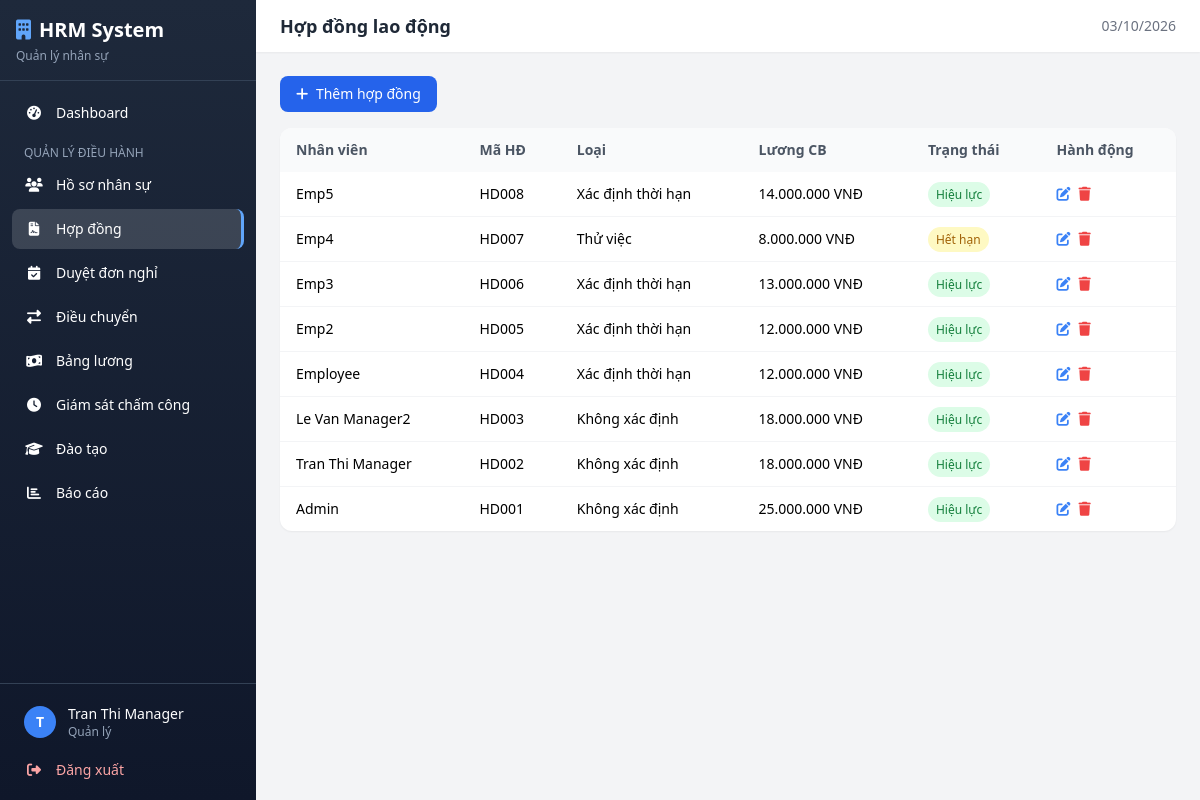
Page /hrm/index.php?page=hopdong (signed in) on the committed database.
### tables this page shows
CREATE TABLE `hopdonglaodong` (
  `MaHopDong` varchar(50) NOT NULL,
  `MaNV` varchar(20) NOT NULL,
  `LoaiHopDong` enum('ThuViec','XacDinhThoiHan','KhongXacDinhThoiHan') NOT NULL,
  `NgayBatDau` date NOT NULL,
  `NgayKetThuc` date DEFAULT NULL,
  `LuongCoBan` decimal(15,2) NOT NULL DEFAULT 0.00,
  `TrangThaiHopDong` enum('HieuLuc','HetHan','HuyBo') DEFAULT 'HieuLuc',
  PRIMARY KEY (`MaHopDong`),
  KEY `MaNV` (`MaNV`),
  CONSTRAINT `hopdonglaodong_ibfk_1` FOREIGN KEY (`MaNV`) REFERENCES `nhanvien` (`MaNV`) ON DELETE CASCADE
);

CREATE TABLE `nhanvien` (
  `MaNV` varchar(20) NOT NULL,
  `HoVaTen` varchar(100) NOT NULL,
  `NgaySinh` date NOT NULL,
  `GioiTinh` enum('Nam','Nu','Khac') NOT NULL,
  `CCCD` varchar(20) NOT NULL,
  `SoDienThoai` varchar(15) NOT NULL,
  `Email` varchar(100) NOT NULL,
  `DiaChiThuongTru` text DEFAULT NULL,
  `MaPhongBan` varchar(20) DEFAULT NULL,
  `MaChucVu` varchar(20) DEFAULT NULL,
  `MaTaiKhoan` int(11) DEFAULT NULL,
  `TrangThaiLamViec` enum('DangLamViec','NghiPhep','DaNghiViec') DEFAULT 'DangLamViec',
  `NgayVaoLam` date NOT NULL,
  PRIMARY KEY (`MaNV`),
  UNIQUE KEY `CCCD` (`CCCD`),
  UNIQUE KEY `Email` (`Email`),
  UNIQUE KEY `MaTaiKhoan` (`MaTaiKhoan`),
  KEY `MaPhongBan` (`MaPhongBan`),
  KEY `MaChucVu` (`MaChucVu`),
  CONSTRAINT `nhanvien_ibfk_1` FOREIGN KEY (`MaPhongBan`) REFERENCES `phongban` (`MaPhongBan`) ON DELETE SET NULL,
  CONSTRAINT `nhanvien_ibfk_2` FOREIGN KEY (`MaChucVu`) REFERENCES `chucvu` (`MaChucVu`) ON DELETE SET NULL,
  CONSTRAINT `nhanvien_ibfk_3` FOREIGN KEY (`MaTaiKhoan`) REFERENCES `taikhoan` (`MaTaiKhoan`) ON DELETE SET NULL
);

### hrm/includes/auth.php (called while the page is built, shortened)
<?php
function getUserName() {
    return $_SESSION['ho_va_ten'] ?? '';
}
function getUserRole() {
    return $_SESSION['vai_tro'] ?? '';
}
function getVaiTroLabel($vaiTro) {
    $labels = [
        'Admin' => 'Quản trị viên',
        'Manager' => 'Quản lý',
        'Employee' => 'Nhân viên'
    ];
    return $labels[$vaiTro] ?? $vaiTro;
}

### hrm/pages/hopdong.php (the view, shortened to what this page needs)
<?php
$role = getUserRole();
$maNV = getMaNV();
if ($role === 'Employee') {
    $stmt = $pdo->prepare("SELECT * FROM HopDongLaoDong WHERE MaNV=? ORDER BY NgayBatDau DESC");
    $stmt->execute([$maNV]);
    $hopDongs = $stmt->fetchAll();
} else {
    $hopDongs = $pdo->query("SELECT h.*, n.HoVaTen FROM HopDongLaoDong h JOIN NhanVien n ON h.MaNV=n.MaNV ORDER BY h.NgayBatDau DESC")->fetchAll();
}
renderHeader('Hợp đồng lao động');
?>
<?php if ($role === 'Manager'): ?>
<button onclick="toggleModal('modal-add-hd', true)" class="bg-blue-600 hover:bg-blue-700 text-white px-4 py-2 rounded-lg text-sm mb-4"><i class="fas fa-plus mr-1"></i> Thêm hợp đồng</button>
<?php endif; ?>
<?php
$loaiHD = ['ThuViec' => 'Thử việc', 'XacDinhThoiHan' => 'Xác định thời hạn', 'KhongXacDinhThoiHan' => 'Không xác định'];
$headers = $role === 'Employee' ? ['Mã HĐ', 'Loại', 'Ngày bắt đầu', 'Ngày kết thúc', 'Lương CB', 'Trạng thái'] : ['Nhân viên', 'Mã HĐ', 'Loại', 'Lương CB', 'Trạng thái', 'Hành động'];
$rows = [];
foreach ($hopDongs as $hd) {
    $badge = match($hd['TrangThaiHopDong']) { 'HieuLuc' => '<span class="px-2 py-1 rounded-full text-xs bg-green-100 text-green-700">Hiệu lực</span>', 'HetHan' => '<span class="px-2 py-1 rounded-full text-xs bg-yellow-100 text-yellow-700">Hết hạn</span>', default => '<span class="px-2 py-1 rounded-full text-xs bg-red-100 text-red-700">Hủy bỏ</span>' };
    $action = '';
    if ($role === 'Manager') {
        $action = '<button onclick=\'editHD('.json_encode($hd).')\' class="text-blue-500 hover:text-blue-700 mr-2"><i class="fas fa-edit"></i></button>'.
        '<form method="POST" class="inline" onsubmit="return confirm(\'Xóa?\')"><input type="hidden" name="action" value="delete"><input type="hidden" name="ma_hop_dong" value="'.$hd['MaHopDong'].'"><button class="text-red-500 hover:text-red-700"><i class="fas fa-trash"></i></button></form>';
    }
    if ($role === 'Employee') {
        $rows[] = [$hd['MaHopDong'], $loaiHD[$hd['LoaiHopDong']]??$hd['LoaiHopDong'], formatDate($hd['NgayBatDau']), formatDate($hd['NgayKetThuc']), formatCurrency($hd['LuongCoBan']), $badge];
    } else {
        $rows[] = [htmlspecialchars($hd['HoVaTen']??''), $hd['MaHopDong'], $loaiHD[$hd['LoaiHopDong']]??$hd['LoaiHopDong'], formatCurrency($hd['LuongCoBan']), $badge, $action];
    }
}
renderTable($headers, $rows);
?>
<?php renderFooter(); ?>

### hrm/includes/layout.php (shortened to what this page needs)
<?php
function renderHeader($pageTitle = 'HRM System') {
    $currentPage = $_GET['page'] ?? 'dashboard';
    $role = getUserRole();
    $userName = getUserName();
?>
<!DOCTYPE html>
<html lang="vi">
<head>
    <script src="https://cdn.tailwindcss.com"></script>
    <link rel="stylesheet" href="https://cdnjs.cloudflare.com/ajax/libs/font-awesome/6.5.1/css/all.min.css">
</head>
<body class="bg-gray-100 min-h-screen">
<div class="flex min-h-screen">
    <aside id="sidebar" class="sidebar w-64 bg-gradient-to-b from-slate-800 to-slate-900 text-white flex-shrink-0 flex flex-col transition-transform duration-300 fixed md:sticky top-0 h-screen overflow-y-auto">
        <div class="p-4 border-b border-slate-700">
            <h1 class="text-xl font-bold flex items-center gap-2">
                <i class="fas fa-building text-blue-400"></i>
                <span>HRM System</span>
            </h1>
            <p class="text-xs text-slate-400 mt-1">Quản lý nhân sự</p>
        </div>
        <nav class="flex-1 p-3 space-y-1">
            <a href="?page=dashboard" class="sidebar-link flex items-center gap-3 px-3 py-2.5 rounded-lg text-sm <?= $currentPage === 'dashboard' ? 'active' : '' ?>">
                <i class="fas fa-tachometer-alt w-5 text-center"></i> Dashboard
            </a>
            <?php if ($role === 'Manager'): ?>
            <p class="text-xs text-slate-400 px-3 pt-2 uppercase">Quản lý điều hành</p>
            <a href="?page=nhanvien" class="sidebar-link flex items-center gap-3 px-3 py-2.5 rounded-lg text-sm <?= $currentPage === 'nhanvien' ? 'active' : '' ?>">
                <i class="fas fa-users w-5 text-center"></i> Hồ sơ nhân sự
            </a>
            <a href="?page=hopdong" class="sidebar-link flex items-center gap-3 px-3 py-2.5 rounded-lg text-sm <?= $currentPage === 'hopdong' ? 'active' : '' ?>">
                <i class="fas fa-file-contract w-5 text-center"></i> Hợp đồng
            </a>
            <a href="?page=donxinnghi" class="sidebar-link flex items-center gap-3 px-3 py-2.5 rounded-lg text-sm <?= $currentPage === 'donxinnghi' ? 'active' : '' ?>">
                <i class="fas fa-calendar-check w-5 text-center"></i> Duyệt đơn nghỉ
            </a>
            <a href="?page=dieuchuyen" class="sidebar-link flex items-center gap-3 px-3 py-2.5 rounded-lg text-sm <?= $currentPage === 'dieuchuyen' ? 'active' : '' ?>">
                <i class="fas fa-exchange-alt w-5 text-center"></i> Điều chuyển
            </a>
            <a href="?page=bangluong" class="sidebar-link flex items-center gap-3 px-3 py-2.5 rounded-lg text-sm <?= $currentPage === 'bangluong' ? 'active' : '' ?>">
                <i class="fas fa-money-bill-wave w-5 text-center"></i> Bảng lương
            </a>
            <a href="?page=chamcong" class="sidebar-link flex items-center gap-3 px-3 py-2.5 rounded-lg text-sm <?= $currentPage === 'chamcong' ? 'active' : '' ?>">
                <i class="fas fa-clock w-5 text-center"></i> Giám sát chấm công
            </a>
            <a href="?page=daotao" class="sidebar-link flex items-center gap-3 px-3 py-2.5 rounded-lg text-sm <?= $currentPage === 'daotao' ? 'active' : '' ?>">
                <i class="fas fa-graduation-cap w-5 text-center"></i> Đào tạo
            </a>
            <a href="?page=baocao" class="sidebar-link flex items-center gap-3 px-3 py-2.5 rounded-lg text-sm <?= $currentPage === 'baocao' ? 'active' : '' ?>">
                <i class="fas fa-chart-bar w-5 text-center"></i> Báo cáo
            </a>
            <?php endif; ?>
        </nav>
        <div class="p-3 border-t border-slate-700">
            <div class="flex items-center gap-3 px-3 py-2">
                <div class="w-8 h-8 bg-blue-500 rounded-full flex items-center justify-center text-sm font-bold"><?= strtoupper(substr($userName, 0, 1)) ?></div>
                <div class="flex-1 min-w-0">
                    <p class="text-sm font-medium truncate"><?= htmlspecialchars($userName) ?></p>
                    <p class="text-xs text-slate-400"><?= getVaiTroLabel($role) ?></p>
                </div>
            </div>
            <a href="?page=logout" class="sidebar-link flex items-center gap-3 px-3 py-2 rounded-lg text-sm text-red-300 mt-1">
                <i class="fas fa-sign-out-alt w-5 text-center"></i> Đăng xuất
            </a>
        </div>
    </aside>
    <main class="flex-1 min-w-0">
        <header class="bg-white shadow-sm sticky top-0 z-40">
            <div class="flex items-center justify-between px-4 md:px-6 py-3">
                <h2 class="text-lg font-semibold text-gray-800"><?= $pageTitle ?></h2>
                <div class="flex items-center gap-4">
                    <span class="text-sm text-gray-500"><?= date('d/m/Y') ?></span>
                </div>
            </div>
        </header>
        <div class="p-4 md:p-6">
<?php
}
function renderFooter() {
?>
        </div>
    </main>
</div>
</body>
</html>
<?php
}
?>
<?php
function renderTable($headers, $rows, $emptyMsg = 'Không có dữ liệu') {
?>
<div class="bg-white rounded-xl shadow-sm overflow-hidden">
    <div class="overflow-x-auto">
        <table class="w-full text-sm">
            <thead class="bg-gray-50">
                <tr>
                    <?php foreach ($headers as $h): ?>
                    <th class="px-4 py-3 text-left font-semibold text-gray-600"><?= $h ?></th>
                    <?php endforeach; ?>
                </tr>
            </thead>
            <tbody class="divide-y divide-gray-100">
                <?php if (empty($rows)): ?>
                <tr><td colspan="<?= count($headers) ?>" class="px-4 py-8 text-center text-gray-400"><?= $emptyMsg ?></td></tr>
                <?php else: ?>
                <?php foreach ($rows as $row): ?>
                <tr class="hover:bg-gray-50">
                    <?php foreach ($row as $cell): ?>
                    <td class="px-4 py-3"><?= $cell ?></td>
                    <?php endforeach; ?>
                </tr>
                <?php endforeach; ?>
                <?php endif; ?>
            </tbody>
        </table>
    </div>
</div>
<?php
}
?>

### hrm/includes/layout.php (style rules this page uses)
.sidebar-link.active { background: rgba(255,255,255,0.15); border-right: 3px solid #60a5fa; }

### rows in the picture
hopdonglaodong: MaNV.HoVaTen "Emp5", MaHopDong "HD008", cell "Xác định thời hạn", cell "14.000.000 VNĐ", TrangThaiHopDong "Hiệu lực"
hopdonglaodong: MaNV.HoVaTen "Emp4", MaHopDong "HD007", cell "Thử việc", cell "8.000.000 VNĐ", TrangThaiHopDong "Hết hạn"
hopdonglaodong: MaNV.HoVaTen "Emp3", MaHopDong "HD006", cell "Xác định thời hạn", cell "13.000.000 VNĐ", TrangThaiHopDong "Hiệu lực"
hopdonglaodong: MaNV.HoVaTen "Emp2", MaHopDong "HD005", cell "Xác định thời hạn", cell "12.000.000 VNĐ", TrangThaiHopDong "Hiệu lực"
hopdonglaodong: MaNV.HoVaTen "Employee", MaHopDong "HD004", cell "Xác định thời hạn", cell "12.000.000 VNĐ", TrangThaiHopDong "Hiệu lực"
hopdonglaodong: MaNV.HoVaTen "Le Van Manager2", MaHopDong "HD003", cell "Không xác định", cell "18.000.000 VNĐ", TrangThaiHopDong "Hiệu lực"
hopdonglaodong: MaNV.HoVaTen "Tran Thi Manager", MaHopDong "HD002", cell "Không xác định", cell "18.000.000 VNĐ", TrangThaiHopDong "Hiệu lực"
hopdonglaodong: MaNV.HoVaTen "Admin", MaHopDong "HD001", cell "Không xác định", cell "25.000.000 VNĐ", TrangThaiHopDong "Hiệu lực"

### other values in the picture
substr($userName, 0, 1) "T"
$userName "Tran Thi Manager"
getVaiTroLabel($role) "Quản lý"
$pageTitle "Hợp đồng lao động"
$h "Nhân viên"
$h "Mã HĐ"
$h "Loại"
$h "Lương CB"
$h "Trạng thái"
$h "Hành động"
